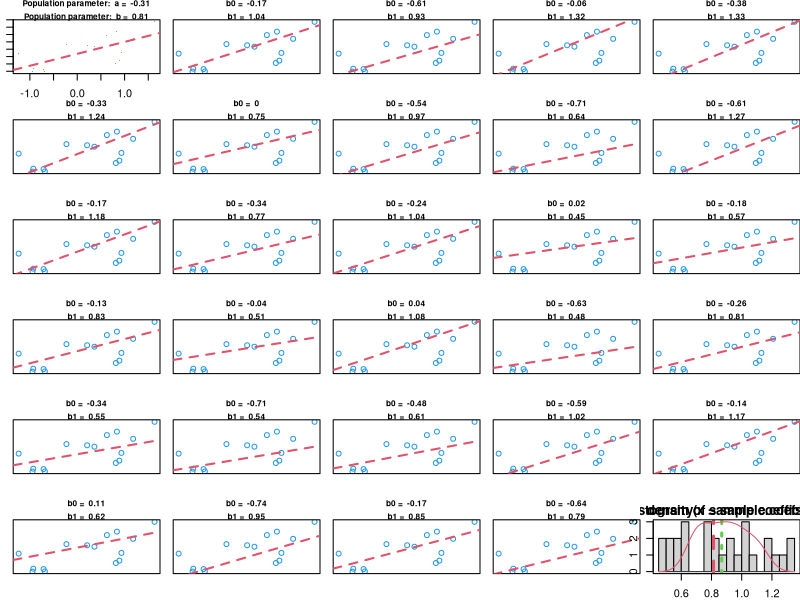

The R script that drew this image:
setwd('~/Documents/Academia/Teaching/TCD/PO7005_Quantitative_Methods_II/2016-HT/Lectures/lecture4/')
n <- 15
#unbiasedness
library(fields)
pdf('Figs/unbiasedness.pdf')
par(mfrow=c(6,5), mar=c(2,1,1.5,0))
#generate population variables
x <- rnorm(n)
y <- x + rnorm(n)
lm1 <- lm(y ~ x)
plot(x, y, main = paste('Population parameter: ', c('a = ','b = '),round(coef(lm1),2)), pch='.', col=3, cex.main=0.75)
abline(lm1, col=2, lty=2, lwd=2)
summary(lm1) # This is my true population parameters
true.coef <- coef(lm1)

#But I don't observe the true population. What I observe is a sample of x and y
sample.coefs <- NULL
for(i in 1:28){ # generate random samples from the true population
  samplei <- sample(x = 1:length(x), size = n/2, replace = TRUE)
  x.sample <- x[samplei]
  y.sample <- y[samplei]  
  lm1.sample <- lm(y.sample ~ x.sample)
  plot(x, y, 
       main = paste(c('b0 = ','b1 = '), round(coef(lm1.sample),2)),
       col=4, cex.main=0.75,
       xaxt='n', yaxt='n', xlab='', ylab='')
  abline(lm1.sample, col=2, lty=2, lwd=2)
  sample.coefs <- c(sample.coefs, coef(lm1.sample)[2])
}

hist(sample.coefs, main= 'Histogram of sample coefficients', breaks=15)
xline(true.coef, col=2, lty=2, lwd=3)
xline(mean(sample.coefs), col=3, lty=3, lwd=3)
par(new=T)
plot(density(sample.coefs), col=2, xaxt='n', yaxt='n', xlab='', ylab='')

dev.off()
